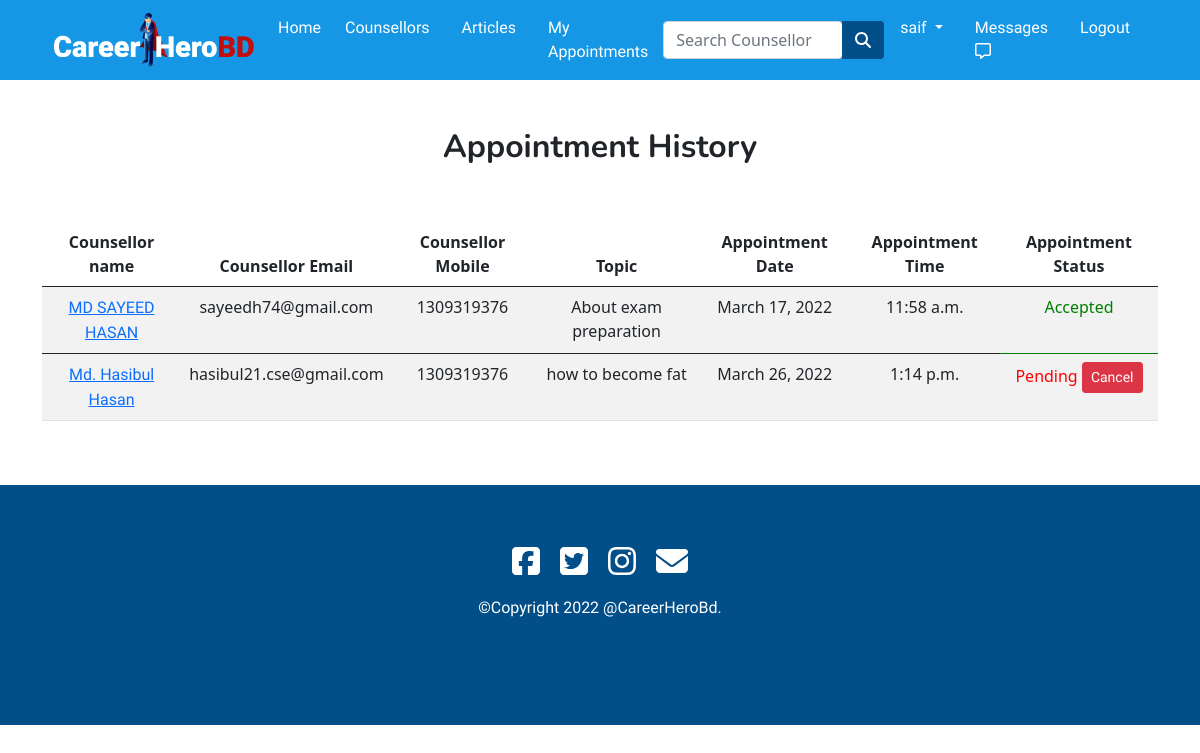
The app's page /appointment/ (signed in), older data.
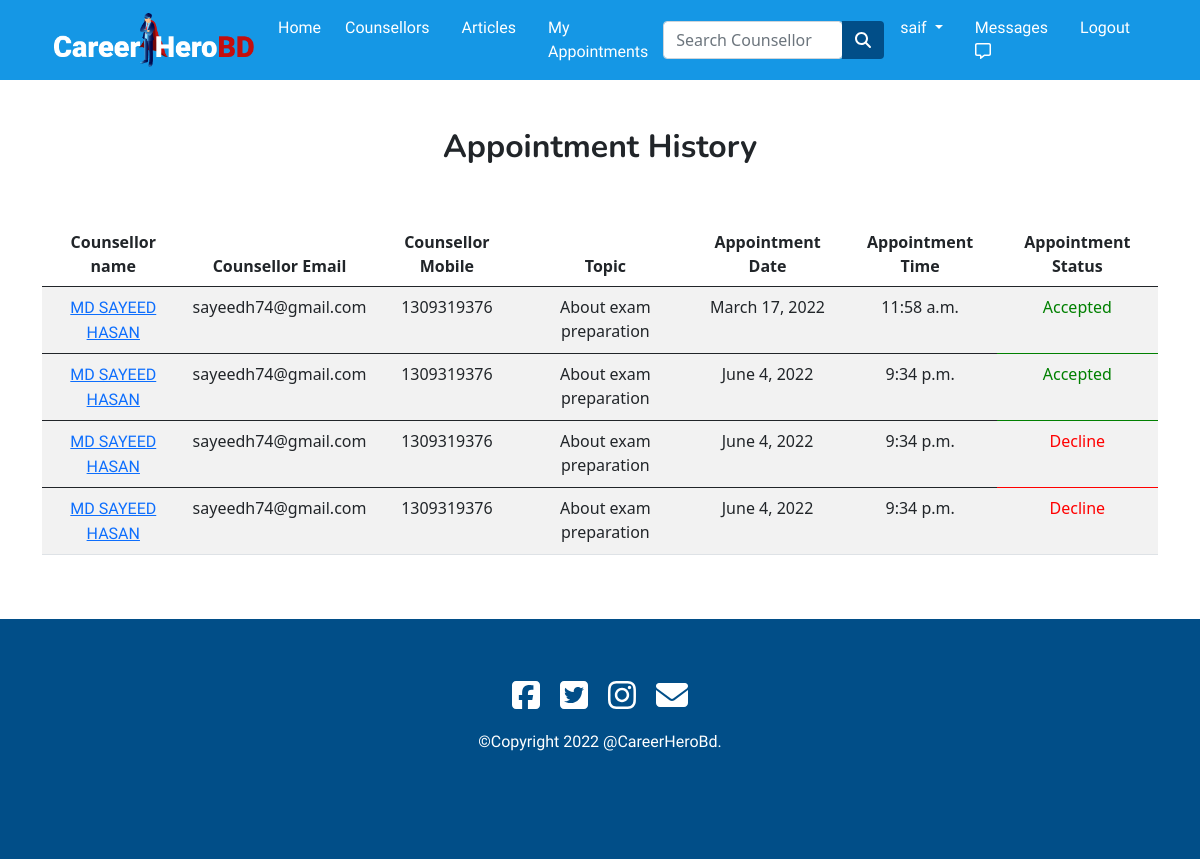
The same page, newer data.
### app/models.py (models this page shows, shortened)
class Appoinment(models.Model):
  req_user=models.ForeignKey(Student,on_delete=models.CASCADE,blank=True,null=True)
  accept_user=models.ForeignKey(Counselor,on_delete=models.CASCADE,blank=True,null=True)
  topics = models.CharField(max_length=200,blank=True,null=True)
  appoinment_date=models.DateField()
  appoinment_time = models.TimeField()
  appoinment_status = models.CharField(max_length=20,default="Pending")

class Counselor(models.Model):
  user = models.ForeignKey(settings.AUTH_USER_MODEL,on_delete=models.CASCADE)
  name=models.CharField(max_length=30,blank=True,null=True)
  email = models.EmailField(max_length=40,blank=True,null=True)
  mobile = models.IntegerField(blank=True,null=True)
  image = models.ImageField(upload_to='images/',null=True,blank=True)
  designation = models.CharField(max_length=30,blank=True,null=True)
  institute = models.CharField(max_length=300,blank=True,null=True)
  category = models.CharField(max_length=50,choices=CATEGORIES,null=True,blank=True)
  address = models.CharField(max_length=100,blank=True,null=True)
  counselling_experience = models.IntegerField(blank=True,null=True)
  description = models.TextField(max_length=2000,blank=True,null=True)
  per_session_fee = models.IntegerField(blank=True,null=True)
  counselling_day=models.CharField(max_length=100,null=True,blank=True)
  counselling_time=models.CharField(max_length=100,null=True,blank=True)

### app/views.py (the view)
# urls.py: path('appointment/',views.appoinment,name="appointment"),
def appoinment(request):
  if request.user.is_student:
    stu_apn = Appoinment.objects.all()
    return render(request, 'app/appoinments.html',{'stu_apn':stu_apn})
  elif request.user.is_counselor:
    counselor_apn=Appoinment.objects.all()
    student=Student.objects.all()
    return render(request, 'app/counselor_appoinment.html',{'counselor_apn':counselor_apn,'student':student})

### app/templates/app/appoinments.html (shortened to what this page needs)
{% extends 'app/base.html' %}
{% load static %}
{% load crispy_forms_tags %}
{% block main-content %}
<div class="container my-5" style="padding-top: 80px;">
  <center>
    <h2>Appointment History</h2>
  </center>
  <br><br>
  <div class="row">
    <div class="col-md-12 table-responsive">
      <table class="table table-striped">
        <thead>
          <tr>
            <th scope="col" class="text-center">Counsellor name</th>
            <th scope="col" class="text-center">Counsellor Email</th>
            <th scope="col" class="text-center">Counsellor Mobile</th>
            <th scope="col" class="text-center">Topic</th>
            <th scope="col" class="text-center">Appointment Date</th>
            <th scope="col" class="text-center">Appointment Time</th>
            <th scope="col" class="text-center">Appointment Status</th>
          </tr>
        </thead>
        {% for apn in stu_apn %}
        {% if apn.req_user.user.pk == request.user.pk %}
        <tbody>
          <tr>
            <td class="text-center"><a href="{% url 'counselor_profile' apn.accept_user.id %}">{{apn.accept_user.name}}</a></td>
            <td class="text-center">{{apn.accept_user.email}}</td>
            <td class="text-center">{{apn.accept_user.mobile}}</td>
            <td class="text-center">{{apn.topics}}</td>
            <td class="text-center">{{apn.appoinment_date}}</td>
            <td class="text-center">{{apn.appoinment_time}}</td>
            {% if apn.appoinment_status == "Pending" %}
            <td class="text-center" style="color: red;">{{apn.appoinment_status}} <span><a href="{% url 'cancel' apn.id %}" role="button"
                  class="btn btn-sm btn-danger">Cancel</a></span></td>
            {% elif apn.appoinment_status == "Decline" %}
            <td style="color: red;" class="text-center">{{apn.appoinment_status}} </td>
            {% elif apn.appoinment_status == "Accepted" %}
            <td style="color: green;" class="text-center">{{apn.appoinment_status}} </td>
            {% endif %}
          </tr>
        </tbody>
        {% endif %}
        {% endfor %}
      </table>
    </div>
  </div>
</div>
{% endblock main-content %}

Row changes from the older to the newer data that the page shows:
removed Appoinment: accept_user.name "Md. Hasibul Hasan", accept_user.email "hasibul21.cse@gmail.com", accept_user.mobile "1309319376", topics "how to become fat", appoinment_date "March 26, 2022", appoinment_time "1:14 p.m.", appoinment_status "Pending"
added Appoinment: accept_user.name "MD SAYEED HASAN", accept_user.email "sayeedh74@gmail.com", accept_user.mobile "1309319376", topics "About exam preparation", appoinment_date "June 4, 2022", appoinment_time "9:34 p.m.", appoinment_status "Accepted"
added Appoinment: accept_user.name "MD SAYEED HASAN", accept_user.email "sayeedh74@gmail.com", accept_user.mobile "1309319376", topics "About exam preparation", appoinment_date "June 4, 2022", appoinment_time "9:34 p.m.", appoinment_status "Decline"
added Appoinment: accept_user.name "MD SAYEED HASAN", accept_user.email "sayeedh74@gmail.com", accept_user.mobile "1309319376", topics "About exam preparation", appoinment_date "June 4, 2022", appoinment_time "9:34 p.m.", appoinment_status "Decline"
